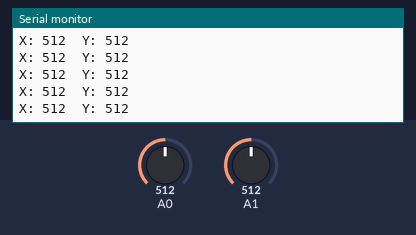
Bench run of a sketch on a simulated Arduino Uno, built with avr-gcc and run on an emulated ATmega328P. Shown: the last lines printed to the serial monitor. The test bench sets the inputs (shaded band); at power-on: A0 = 512, A1 = 512.

Above: at 1.2 s.
1.3 s: A0 set to 11
At 1.33 s:
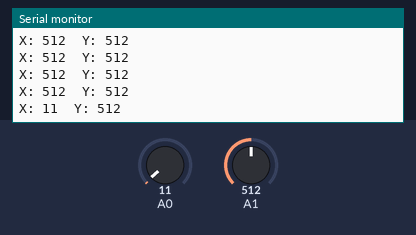
2.8 s: A0 set to 8
At 2.8 s:
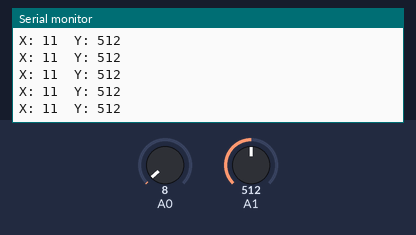
5.8 s: A1 set to 982
At 5.83 s:
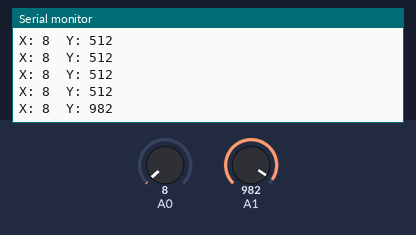
8.8 s: A1 set to 1010
At 8.81 s:
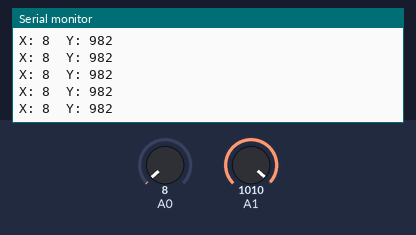
Timing chart, 0 to 11.8 s (numbered marks = the images above; inputs shaded):
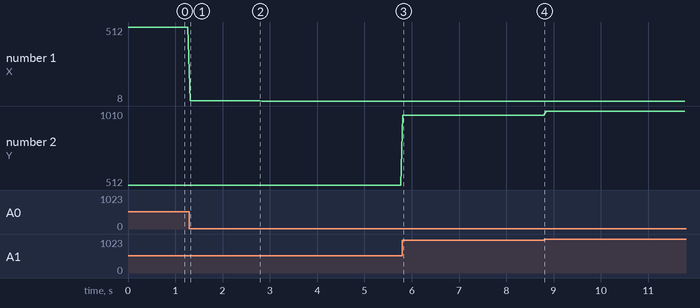

The sketch:

week13_1.ino
```cpp
void setup() {
  Serial.begin(9600);
}

void loop() {
  int x = analogRead(A0);
  int y = analogRead(A1);

  Serial.print("X: ");
  Serial.print(x);
  Serial.print("  Y: ");
  Serial.println(y);
  delay(50);

}
```

Measured:
- after the input at 1.3 s, the serial monitor: prints a new line at once (image 1)
- after the input at 5.8 s, the serial monitor: prints a new line at once (image 3)
- plotted number 1: 512 → 11 after the input at 1.3 s, 11 → 8 after the input at 2.8 s
- plotted number 2: 512 → 982 after the input at 5.8 s, 982 → 1010 after the input at 8.8 s
